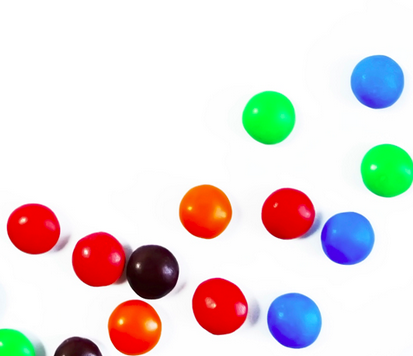
#> input picture smarties.png, 413 x 356 px
$ jupyter execute DeteksiLingkaran.ipynb   (shell and % lines are left out)
#> lines starting #> are read from the running program, lines starting #| are printed output that depends on the picture; after the words box and inside, x2 and y2 are one past the last pixel; in counts of white or black regions, pixels touching at a corner belong together
Import library yang dibutuhkan

[cell 1]
import cv2
import numpy as np
from matplotlib import pyplot as plt

Persiapan Gambar

[cell 2]
# Kita pakai 'wget' untuk download gambar sampel langsung
# Ini gambar 'smarties.png' yang klasik dari sampel OpenCV

[cell 3]
# Tentukan nama file gambar kita
nama_file_gambar = 'smarties.png'

# Baca gambar menggunakan OpenCV
gambar_asli = cv2.imread(nama_file_gambar)
#> gambar_asli is the input picture: shape (356, 413, 3); mean B, G, R 219.1, 220.4, 228.9

# Buat salinan gambar untuk hasil deteksi
gambar_hasil = gambar_asli.copy()

Pre-processing

[cell 4]
# Fungsi HoughCircles butuh gambar grayscale
gambar_gray = cv2.cvtColor(gambar_asli, cv2.COLOR_BGR2GRAY)
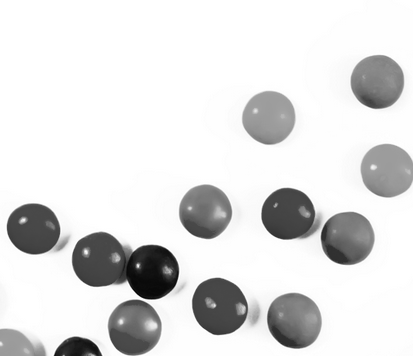
#> gambar_gray: shape (356, 413); min 4, max 255, mean 222.8

# Kita beri sedikit blur untuk mengurangi noise
# Ini membantu detektor agar tidak salah mendeteksi lingkaran palsu
# MedianBlur bagus untuk noise 'bintik-bintik'
gambar_blur = cv2.medianBlur(gambar_gray, 5)

Deteksi Lingkaran

[cell 5]
lingkaran_terdeteksi = cv2.HoughCircles(
    gambar_blur,
    cv2.HOUGH_GRADIENT,
    dp=1,
    minDist=20,
    param1=50,
    param2=30,
    minRadius=1,
    maxRadius=50
)
#> lingkaran_terdeteksi = [[376.5, 81.5, 26.6], [347.5, 238.5, 26.6], [99.5, 259.5, 27.5], [293.5, 320.5, 27.9], [205.5, 210.5, 26.8], [386.5, 169.5, 26.4], [32.5, 230.5, 27.5], [269.5, 116.5, 25.7], [219.5, 306.5, 27.7], [151.5, 273.5, 25.2], [134.5, 328.5, 26.8], [286.5, 214.5, 27.1]]

Visualisasi Hasil

[cell 6]
# Pastikan kita beneran nemu lingkaran
if lingkaran_terdeteksi is not None:

    # Konversi koordinat dan radius ke integer
    lingkaran_terdeteksi = np.uint16(np.around(lingkaran_terdeteksi))
#> lingkaran_terdeteksi = [[376, 82, 27], [348, 238, 27], [100, 260, 28], [294, 320, 28], [206, 210, 27], [386, 170, 26], [32, 230, 28], [270, 116, 26], [220, 306, 28], [152, 274, 25], [134, 328, 27], [286, 214, 27]]

    print(f"Berhasil mendeteksi {len(lingkaran_terdeteksi[0, :])} lingkaran!")
#| Berhasil mendeteksi 12 lingkaran!

    # Loop semua lingkaran yang terdeteksi
    for lingkaran in lingkaran_terdeteksi[0, :]:
        # Ambil koordinat pusat (x, y) dan radius (r)
        x_tengah = lingkaran[0]
        y_tengah = lingkaran[1]
        radius = lingkaran[2]

        # --- Menggambar di 'gambar_hasil' ---

        # 1. Gambar outline lingkaran (warna hijau, tebal 2 piksel)
        cv2.circle(gambar_hasil, (x_tengah, y_tengah), radius, (0, 255, 0), 2)

        # 2. Gambar titik pusat lingkaran (warna merah, tebal 3 piksel)
        cv2.circle(gambar_hasil, (x_tengah, y_tengah), 1, (0, 0, 255), 3)
#> this loop made 12 passes
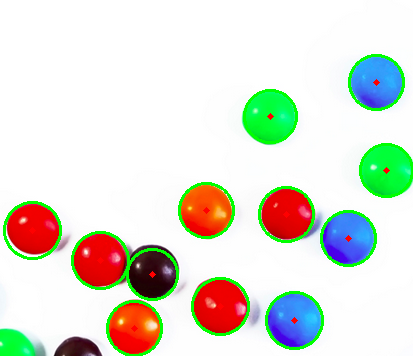
#> gambar_hasil: shape (356, 413, 3); 4.38% of pixels changed, all inside (x1, y1, x2, y2) = (3, 54, 413, 356)

else:
    print("Tidak ada lingkaran yang terdeteksi dengan parameter ini.")

Tampilkan Hasil Deteksi

[cell 7]
# OpenCV pakai format BGR, tapi Matplotlib (untuk display) pakai RGB
# Jadi kita konversi dulu warnanya
gambar_asli_rgb = cv2.cvtColor(gambar_asli, cv2.COLOR_BGR2RGB)
gambar_hasil_rgb = cv2.cvtColor(gambar_hasil, cv2.COLOR_BGR2RGB)

# Siapkan kanvas untuk plotting
plt.figure(figsize=(14, 7))

# Plot 1: Gambar Asal
plt.subplot(1, 2, 1)
plt.title('Gambar Asal')
plt.imshow(gambar_asli_rgb)
plt.axis('off')  # Hilangkan sumbu x/y

# Plot 2: Gambar Hasil Deteksi
plt.subplot(1, 2, 2)
plt.title('Gambar Hasil Deteksi')
plt.imshow(gambar_hasil_rgb)
plt.axis('off')  # Hilangkan sumbu x/y

# Tampilkan kedua gambar
plt.show()
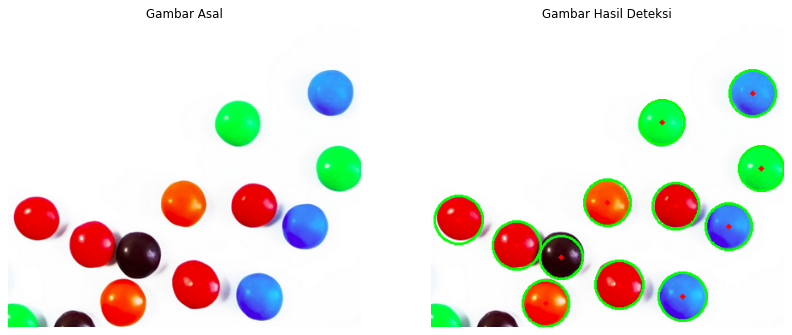
#> figure drawn by matplotlib, 2 panels

$ run again, with hasil_visualisasi.png copied over smarties.png
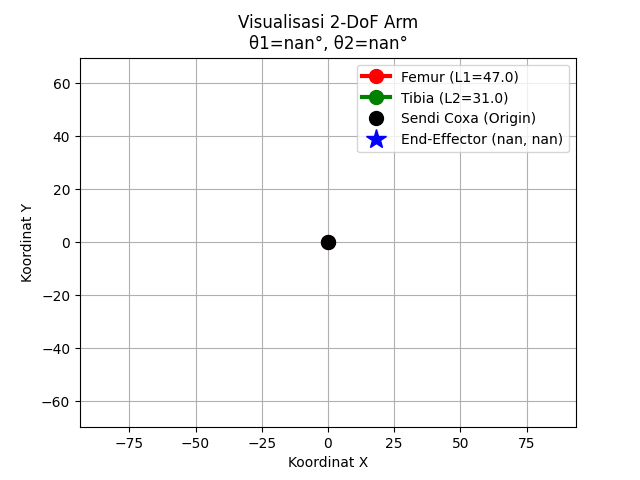
#> input picture hasil_visualisasi.png, 640 x 480 px
#> gambar_asli is the input picture: shape (480, 640, 3); mean B, G, R 247.8, 247.8, 247.9
#> `gambar_blur = cv2.medianBlur(gambar_gray, 5)`:
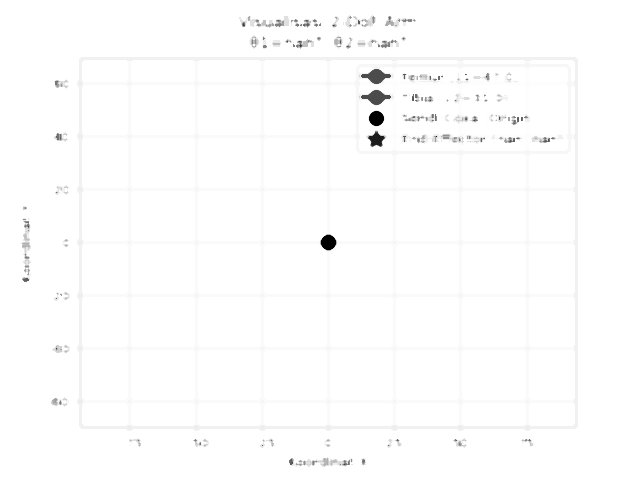
#> gambar_blur: shape (480, 640); min 0, max 255, mean 252.8
#> lingkaran_terdeteksi = None
#> `plt.show()`:
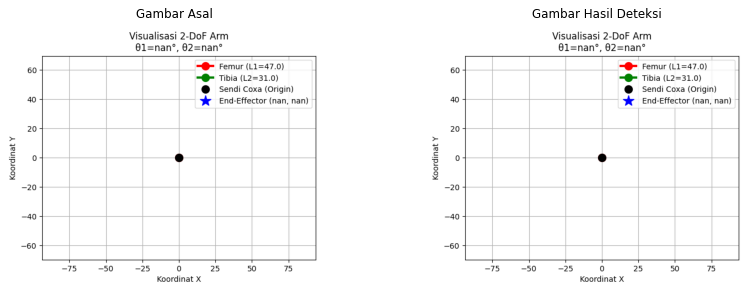
#> figure drawn by matplotlib, 2 panels
